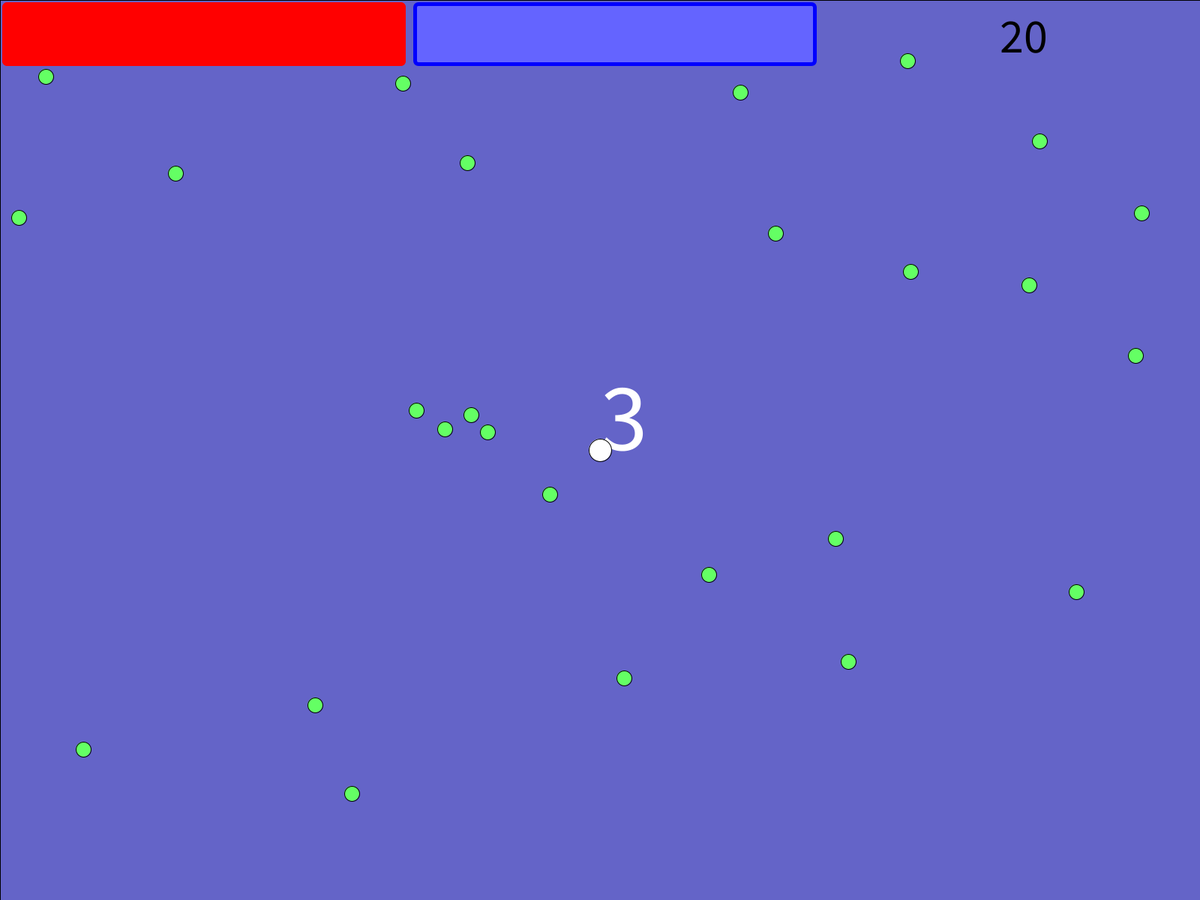
Frame 1 (no input)
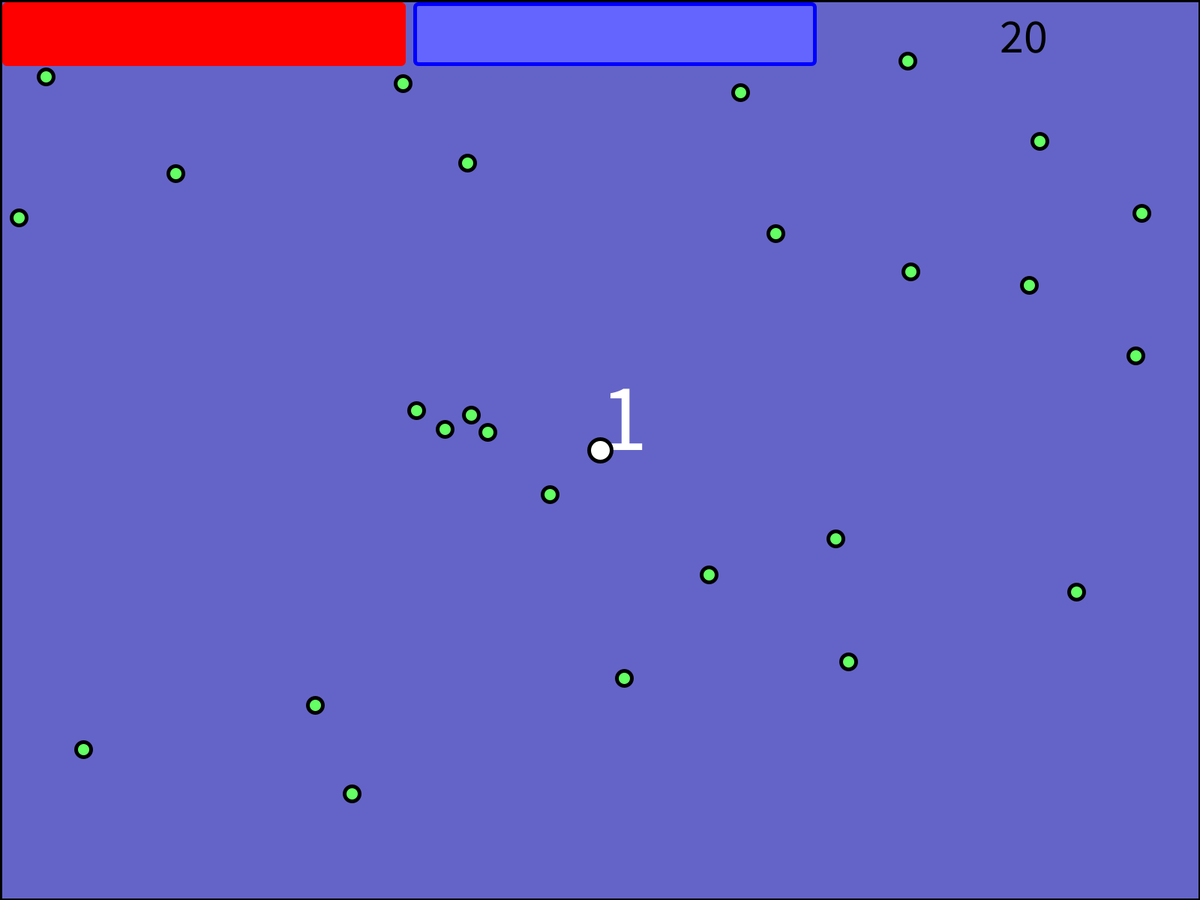
Frame 60 (the mouse pressed at the canvas centre just before this capture)
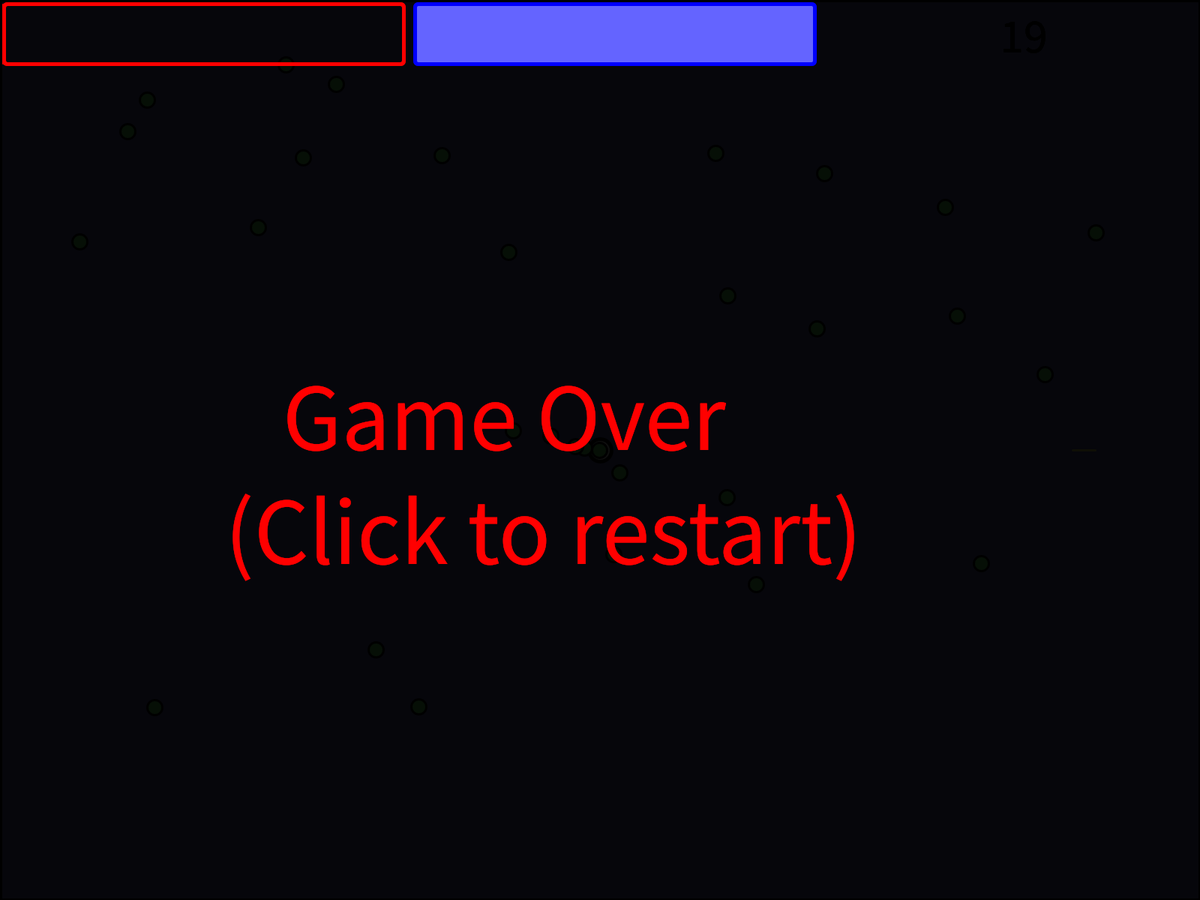
Frame 120 (the mouse held since frame 60 and released just before this capture)

The Processing sketch that drew these frames (run headless with seeded random() and noise(); from frame 60 on, the mouse is pressed at the canvas centre):

// Processing sketch: Game
// ── Game.pde
// Valiables
int HEALTH_BAR_MARGIN = 5;  // The margin of the health bar from the side
float healthBarLength; // The max length of the health bar
int healthBarWidth; // The verticle height of the health bar
int viewWidth; // the width in pixals of the game
int viewLength; // The height in pixals of the game
boolean keys[];  // 0 = a, 1 = s, 2 = d, 3 = w, 4 = ' ', 5 = r 
ArrayList<Bullet> bullets; // Stores all the bullets currently on the screen
boolean isPressed; // Stores if the mouse is currently clicked
int fRate; // The frame rate of the program
ArrayList<Enemy> enemies; // Stores all the enemies
int countDown;
int ammo;
int fullClip;
boolean gameStarted;
boolean gameOver;
boolean gameWin;

Player player;
void setup() {
  fRate = 30;
  frameRate(fRate);
  fullScreen();
  setUpConstants();
  startup();
}

void setUpConstants() {
  fullClip = 20;
  healthBarLength = width/3;
  healthBarWidth = height/15;
  viewWidth = width;
  viewLength = height;
  setUpKeys();
}
void restart() {
  gameStarted = false;
  gameOver = false;
  gameWin = false;
  startup(); 
}

void gameOver() {
  gameOver = true;
  isPressed = true;
}
void startup() {
  ammo = fullClip;
  countDown = 0; 
  gameStarted = false;
  gameWin = false;
  gameOver = false;
  isPressed = false;
  enemies = new ArrayList<Enemy>();
  for(int i = 15; i < 30; i++) {
     enemies.add(new ZombieSmart((int)random(0, width), (int)random(0,height), (i)/3));
     enemies.add(new ZombieDumb((int)random(0, width), (int)random(0,height), (i)/4));
  }
  player = new Player(viewWidth/2, viewLength/2, 7, 5, 100);
  bullets = new ArrayList<Bullet>();
}
void runCountDown()  {
   countDown += 1;
   textSize(128);
   fill(255);
   text(3 - (countDown / 30), width/2, height/2);
   if(countDown == fRate * 3) {
     gameStarted = true;
   }
   player.sketch();
   for(Enemy enemy : enemies) {
      enemy.sketch(); 
   }
}
void draw() {
  if(gameStarted && !gameOver) {
    fill(100,100, 200);
    rect(0, 0, width, height);
    runKeys();
    player.update();
    updateShooting();
    updateBullets(); // Calls the draw bullets
    updateEnemies();
  } else if(!gameOver) { 
    fill(100,100, 200);
    rect(0, 0, width, height);
    runCountDown();
  }
  if(gameOver && !gameWin) {
    fill(0,0,0, 70); 
    rect(0,0,width,height);
    textSize(128);
    fill(255, 0, 0);
    text("   Game Over\n(Click to restart)", width/2 - 500, height/2);
    if(mousePressed && !isPressed) {
      restart();
    }
    if(!mousePressed) {
      isPressed = false; 
    }
  }
  if(gameWin) {
    fill(0,0,0, 70); 
    rect(0,0,width,height);
    textSize(128);
    fill(255, 0, 0);
    text("  Game Win\n(Click to restart)", width/2 - 500, height/2);
    if(mousePressed && !isPressed) {
      restart();
    }
    if(!mousePressed) {
      isPressed = false; 
    }
  }
  drawHealthBar();
  drawBoostBar();
  drawAmmo();
}

void win() {
  gameWin = true;
  gameOver();
}
void drawAmmo() {
   textSize(64);
   fill(0);
   text(ammo, 5*width/6, 70);
}

void reload() {
    ammo = fullClip; 
}
void updateEnemies() {
   ArrayList<Enemy> toRemove = new ArrayList<Enemy>();
   for(int i = 0; i < enemies.size(); i++) {
      if(enemies.get(i).health <= 0) {
        toRemove.add(enemies.get(i));
      }
   }
   enemies.removeAll(toRemove);
   for(Enemy enemy : enemies) {
     enemy.moveGoal(player.x, player.y);
     enemy.hitPlayer(player);
   } 
   bullets.removeAll(toRemove);
   if(enemies.size() == 0 ) {
     win(); 
   }
}
void updateBullets() {
   ArrayList<Bullet> toRemove = new ArrayList<Bullet>();
   for(int i = 0; i < bullets.size(); i++) {
      if(bullets.get(i).isDone()) {
        toRemove.add(bullets.get(i));
      }
   }
   for(int i = 0; i < bullets.size(); i++) {
        bullets.get(i).update();
        for(Enemy enemy : enemies) {
           if(bullets.get(i).hitEnemy(enemy)) {
              toRemove.add(bullets.get(i));   
           }
        }
   }
}
void updateShooting() {
  if(mousePressed && !isPressed && ammo > 0) {
    bullets.add(new Bullet(player.x, player.y, mouseX, mouseY, 25)); 
    ammo--;
  }
  isPressed = mousePressed;
}

int updateY(int y, int delta) {
   int newValue = y + delta;
   if(newValue < 0) {
      return 0;
   } else if(newValue > viewLength) {
       // Return the number of pixels you went past the end
      return viewLength;
   } else {
      return newValue;
   }
}

float distance(float x1, float y1, float x2, float y2) {
    return sqrt(sq(x2-x1) + sq(y2-y1));
}

int updateX(int x, int delta) {
   int newValue = x + delta;
   if(newValue < 0) {
      return 0;
   } else if(newValue > viewWidth) {
       // Return the number of pixels you went past the end
      return viewWidth;
   } else {
      return newValue;
   }
}

 
void setUpKeys() {
   keys = new boolean[10];
   for(int i = 0; i < keys.length; i++) {
      keys[i] = false; 
   }
}

void drawBoostBar() {
   float barLength = healthBarLength * (player.boostAmount / MAX_PLAYER_BOOST);
   stroke(0, 0, 255);
   strokeWeight(5);
   noFill();
   rect(4*HEALTH_BAR_MARGIN+healthBarLength, HEALTH_BAR_MARGIN, healthBarLength, healthBarWidth, 10);
   fill(100,100,255);
   rect(4*HEALTH_BAR_MARGIN + healthBarLength, HEALTH_BAR_MARGIN, barLength, healthBarWidth, 5);
   stroke(0);
}

void drawHealthBar() {
   float barLength = healthBarLength * (player.health / MAX_PLAYER_HEALTH);
   stroke(255, 0, 0);
   strokeWeight(5);
   noFill();
   rect(HEALTH_BAR_MARGIN, HEALTH_BAR_MARGIN, healthBarLength, healthBarWidth, 5);
   fill(255,0,0);
   rect(HEALTH_BAR_MARGIN, HEALTH_BAR_MARGIN, barLength, healthBarWidth, 5);
   stroke(0);
}

void runKeys() {
  boolean boost = false;
  if(player.boostAmount > 0) {
      boost = keys[4];
  }
  if(boost) {
    player.boostAmount--; 
  }
  if(keys[0]) {
     player.moveLeft(boost);
  }
  if(keys[1]) {
     player.moveDown(boost);
  }
  if(keys[2]) {
     player.moveRight(boost);
  }
  if(keys[3]) {
     player.moveUp(boost);
  }
  if(keys[5]) {
     reload();
  }
}
void keyPressed() {
  if (key == 'a') {
    keys[0] = true;
    keys[2] = false;
  }
  if (key == 's') {
    keys[1] = true;
    keys[3] = false;
  }
 if (key == 'd') {
    keys[2] = true;
    keys[0] = false;
  }
  if (key == 'w') {
    keys[3] = true;
    keys[1] = false;
  }
  if (key == ' ') {
    keys[4] = true;
  }
  if (key == 'e') {
    keys[5] = true;
  }
}

 
void keyReleased() {
  if (key == 'a') {
    keys[0] = false;
  }
  if (key == 's') {
    keys[1] = false;
  }
 if (key == 'd') {
    keys[2] = false;
  }
  if (key == 'w') {
    keys[3] = false;
  }
  if (key == ' ') {
    keys[4] = false;
  }
  if (key == 'e') {
    keys[5] = false;
  }
}
// ── Bullet.pde
int BULLET_SPEED = 30;
class Bullet {
   Bullet(int startX, int startY, int endX, int endY, int damage) {
      this.startX = startX;
      this.startY = startY;
      this.currX = startX;
      this.currY = startY;
      this.angle = atan2(endY-startY, endX-startX);
      this.damage = damage;
   }
   float startX;
   float startY;
   float currX;
   float currY;
   float angle;
   int damage;
   // Returns if a bullet is off the screen
   boolean isDone() {
      return ((currY > viewLength)|| (currY < 0) 
              || (currX > viewWidth) || (currX < 0));
   }   
   
   void update() {
      startX = currX;
      startY = currY;
      currY += sin(angle) * BULLET_SPEED;
      currX += cos(angle) * BULLET_SPEED;
      sketch();
   }
   
   void sketch() {
      strokeWeight(3);
      stroke(255, 255, 102);
      line(startX, startY, currX, currY);
      stroke(0);
   }
   
   boolean hitEnemy (Enemy enemy) {
       boolean didHit = false;
       if(distance(currX, currY, enemy.x, enemy.y) < enemy.getHitBoxSize()) {
          enemy.health = (enemy.health <= damage) ? 0 : enemy.health - damage;
          didHit = true;
       }
       return didHit;
   }
}
// ── Enemy.pde
abstract class Enemy {
   Enemy(int x, int y, int speed, int damage, int hitBoxSize, int health) {
      this.x = x;
      this.y = y;
      this.health = health;
      this.speed = speed;
      this.damage = damage;
      this.hitBoxSize = hitBoxSize;
   }
   float x;
   float y;
   int health;
   int speed;
   int damage;
   float easing = 0.05;
   int hitBoxSize;
   
   int getHitBoxSize() {
     return hitBoxSize; 
   }
   void moveGoal(int gX, int gY) {
     x += (gX-x) * easing;
     y += (gY-y) * easing;
     update();
   }
   void update() {
      sketch();
   }
   
   void sketch() {
       fill(100,255,100);
       ellipse(x, y, hitBoxSize, hitBoxSize);
   }
   
   void hitPlayer (Player player) {
       if(distance(x, y, player.x, player.y) < PLAYER_HIT_BOX_SIZE) {
          player.health = (player.health <= damage) ? 0 : player.health - damage;
          if(player.health <= 0) {
             gameOver(); 
          }
         
       }
   }
}
// ── Player.pde
int PLAYER_HIT_BOX_SIZE = 30;
float MAX_PLAYER_HEALTH = 100;
float MAX_PLAYER_BOOST = 100;
class Player {
  Player(int x, int y, int speed, int boost, int health) {
     this.x = x;
     this.y = y;
     this.speed = speed;
     this.health = health;
     this.boost = boost;
     this.boostAmount = 100;
  }
  int x;
  int y;
  float health;
  int speed;
  int boost;
  int boostAmount;
  void moveLeft(boolean isBoost) {
     int delta = isBoost ? speed + boost : speed;
     x = updateX(x, delta * -1);
  }
  void moveRight(boolean isBoost) {
    int delta = isBoost ? speed + boost : speed;
    x = updateX(x, delta);
  }
  void moveUp(boolean isBoost) {
    int delta = isBoost ? speed + boost : speed;
    y = updateY(y, (delta * -1));
  }
  void moveDown(boolean isBoost) {
    int delta = isBoost ? speed + boost : speed;
    y = updateY(y, delta);
  }
  
  void update() {
    sketch();
  }
  
  void sketch() {
     fill(255);
     ellipse(player.x, player.y, PLAYER_HIT_BOX_SIZE, PLAYER_HIT_BOX_SIZE);
     
  }
}
// ── SmartZombie.pde
static int ZombieSmartSize = 20;
static int ZombieSmartSpeed = 5;
static int ZombieSmartDamage = 10;
static int ZombieSmartHealth = 100;
class ZombieSmart extends Enemy {
    ZombieSmart(int x, int y, int speed) {
      super(x, y, speed, ZombieSmartDamage,  ZombieSmartSize, ZombieSmartHealth);
    }
    int playerOldX = 0;
    int playerOldY = 0;
    void moveGoal(int gX, int gY) {
     int deltaX = (gX-playerOldX) * 50 * (int) random(1,10);
     int deltaY = (gY-playerOldY) * 50 * (int) random(1,10);
     float angle = atan2((gY + deltaY)-y, (gX + deltaX)-x);
      y += sin(angle) * speed;
      x += cos(angle) * speed;
      update();
     playerOldX = gX;
     playerOldY = gY;
   }
}
// ── ZombieDumb.pde
static int ZombieDumbSize = 20;
static int ZombieDumbSpeed = 5;
static int ZombieDumbDamage = 10;
static int ZombieDumbHealth = 100;
class ZombieDumb extends Enemy {
    ZombieDumb(int x, int y, int speed) {
      super(x, y, speed, ZombieDumbDamage,  ZombieDumbSize, ZombieDumbHealth);
    }
    
    void moveGoal(int gX, int gY) {
     float angle = atan2(gY-y, gX-x);
      y += sin(angle) * speed;
      x += cos(angle) * speed;
      update();
   }
}
